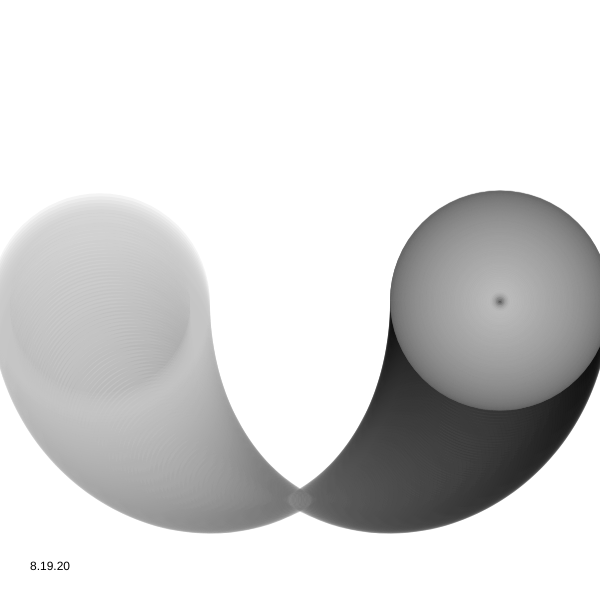
Frame 1 (no input)
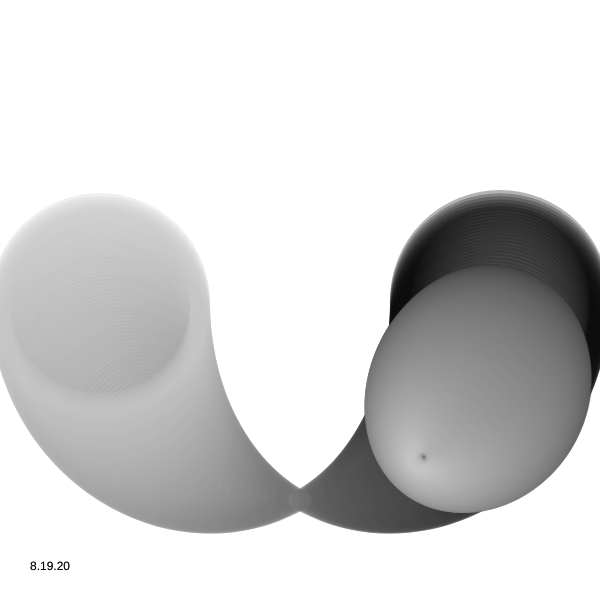
Frame 60 (no input)
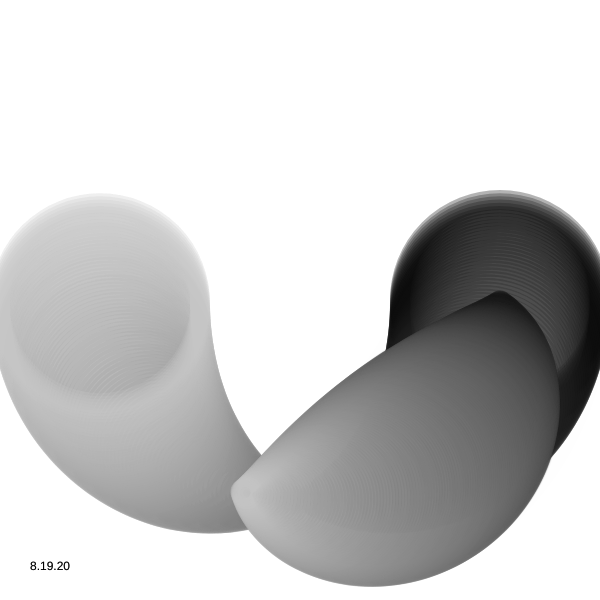
Frame 120 (the mouse pressed at the canvas centre since frame 60)

The p5.js sketch that drew these frames (run headless with seeded random() and noise() and a simulated clock; from frame 60 on, the mouse is pressed at the canvas centre):

// p5.js sketch
// ── sketch.js
var r=200;
var s=0.002;
function setup() { 
  createCanvas(600, 600);
  background(255)
}
function draw() {   
  background(255, 150);
  translate(width/2, height/2);
  let n=200;
  for (let i=0; i<n; i++) {
     let t1= i*PI/n;
     let t2= s*t1;
     let x1= r*cos(t1);
     let y1= r*sin(t1);
     let x2= r*cos(t2);
     let y2= r*sin(t2);
     stroke(i%255, 50)
     strokeWeight(20)
     noFill();
     ellipse(x1, y1, r*cos(t1), r*cos(t1));
     ellipse(x2,y2, r*sin(t1), r*sin(t1));
  }
  s+=0.005;
  fill(0);
  noStroke();
   translate(-width/2, -height/2);
  text("8.19.20", 30, height-30);
  noFill();
}
